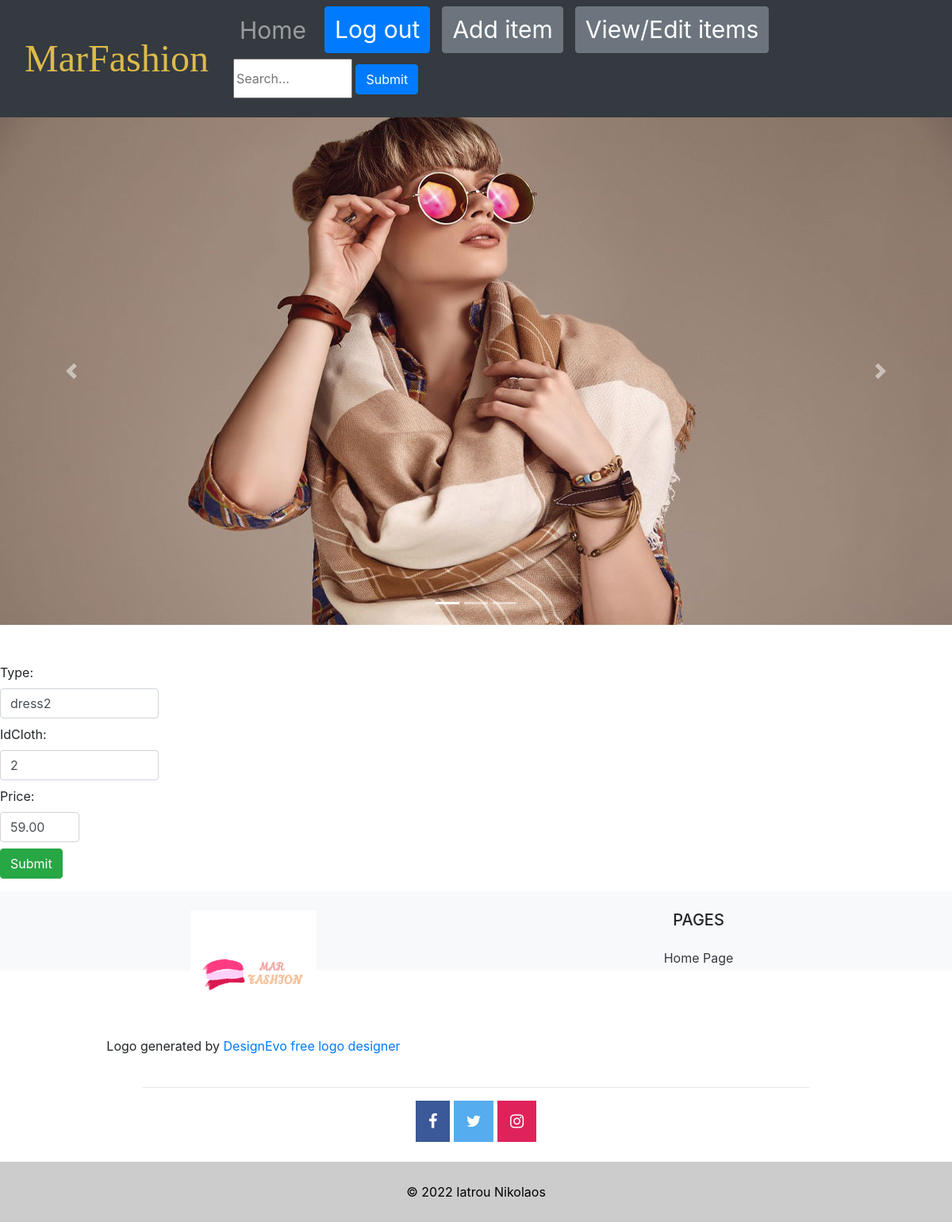
Before: /list/9/edit (signed in) with the older database file.
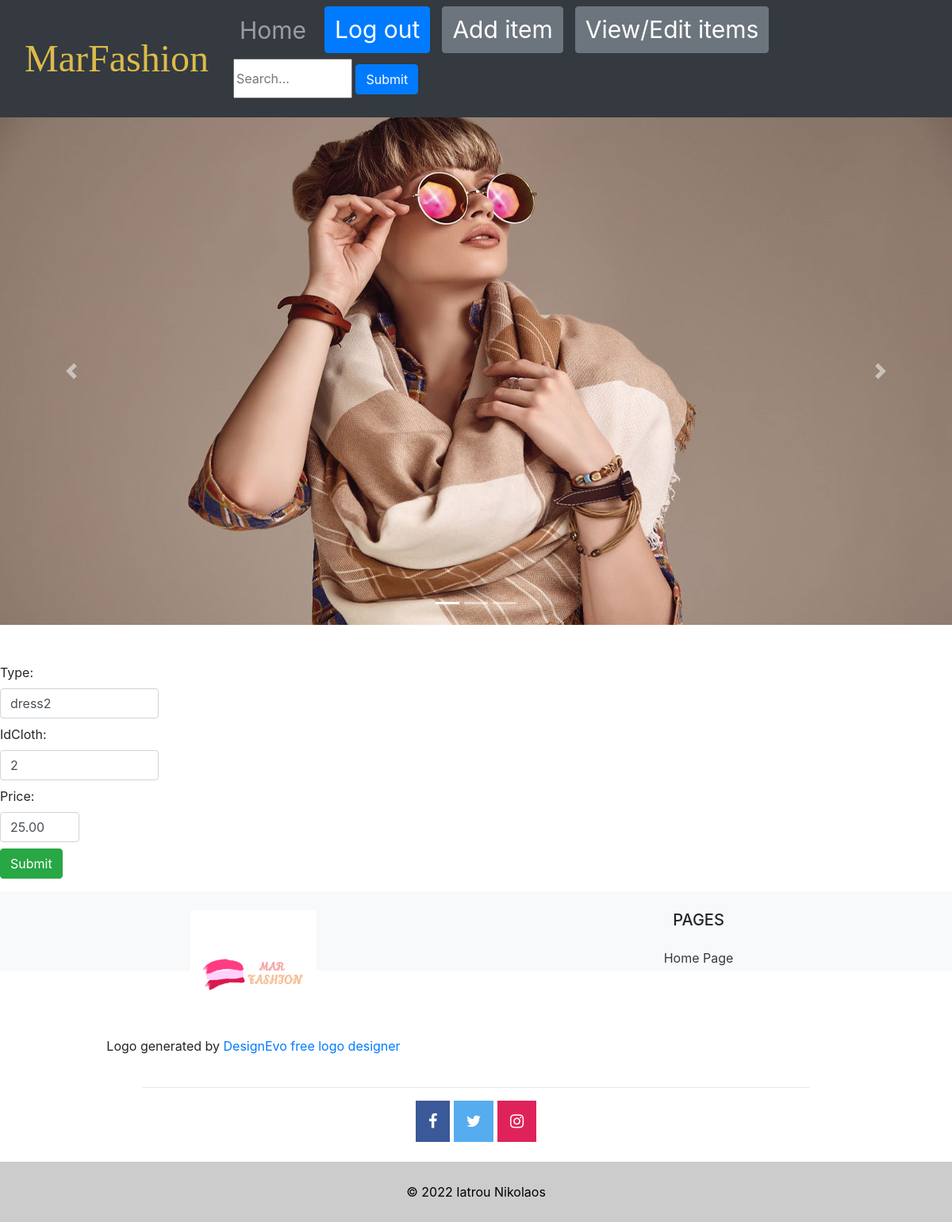
After: the same page with the newer database file.
### home/models.py (models this page shows)
class Clothes(models.Model):
    idCloth = models.IntegerField()  # 1:hats 2:dresses 3:shoes 4:bags
    id = models.IntegerField(primary_key=True)
    type = models.CharField(max_length=50)  # imgURL ex:hat1, shoes1
    price = models.DecimalField(max_digits=5, decimal_places=2)
    user = models.ForeignKey(
        User, on_delete=models.CASCADE, related_name="clothes")

### home/views.py (the view)
# urls.py: path('list/<int:pk>/edit', views.itemUpdate.as_view(), name="item.update"),
class itemUpdate(UpdateView):
    model = Clothes
    success_url = '/'
    form_class = items

### home/forms.py (shortened to what this page needs)
class items(forms.ModelForm):
    class Meta:
        model = Clothes
        fields = {'idCloth','type','price','user' }
        widgets = {
            'idCloth': forms.TextInput(attrs={'class': 'form-control mb-2 ', 'style': 'width:200px'}),
            'type': forms.TextInput(attrs={'class': 'form-control mb-2', 'style': 'width:200px'}),
            'price': forms.TextInput(attrs={'class': 'form-control mb-2' ,'style': 'width:100px'}),
            'user': forms.Textarea(attrs={'class': 'form-control mb-2', 'style': 'width:100px'}),
            'user': forms.HiddenInput(),
        }
    def __init__(self, *args, **kwargs):
        super().__init__(*args, **kwargs)
        self.initial['user'] = '1'

### home/templates/home/clothes_form.html (shortened to what this page needs)
{% extends 'headerFooter.html' %}
{% load static %}
{% block content %}
{% if request.user.id == 1 %}
<form  method='POST'>{% csrf_token %}
    {{ form }}
    <button type="submit" class="btn btn-success">Submit</button>
</form>
{% else %}
<p class="text-capitalize font-weight-bold text-center text-info" style = "font-size:20px;">You do not have permission to this page. Please contact an administrator if required.</p>
{% endif %}
{% endblock %}

Changed rows visible on the page:
changed Clothes "dress2": price "59.00" → "25.00"
